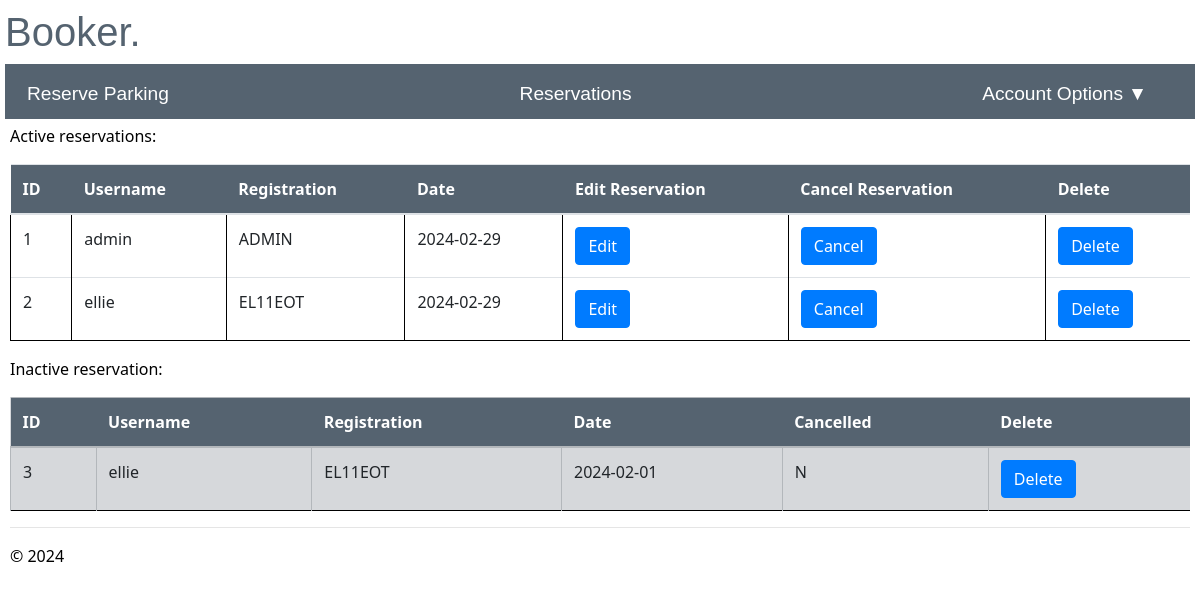
The app's page /reservations (signed in), older data.
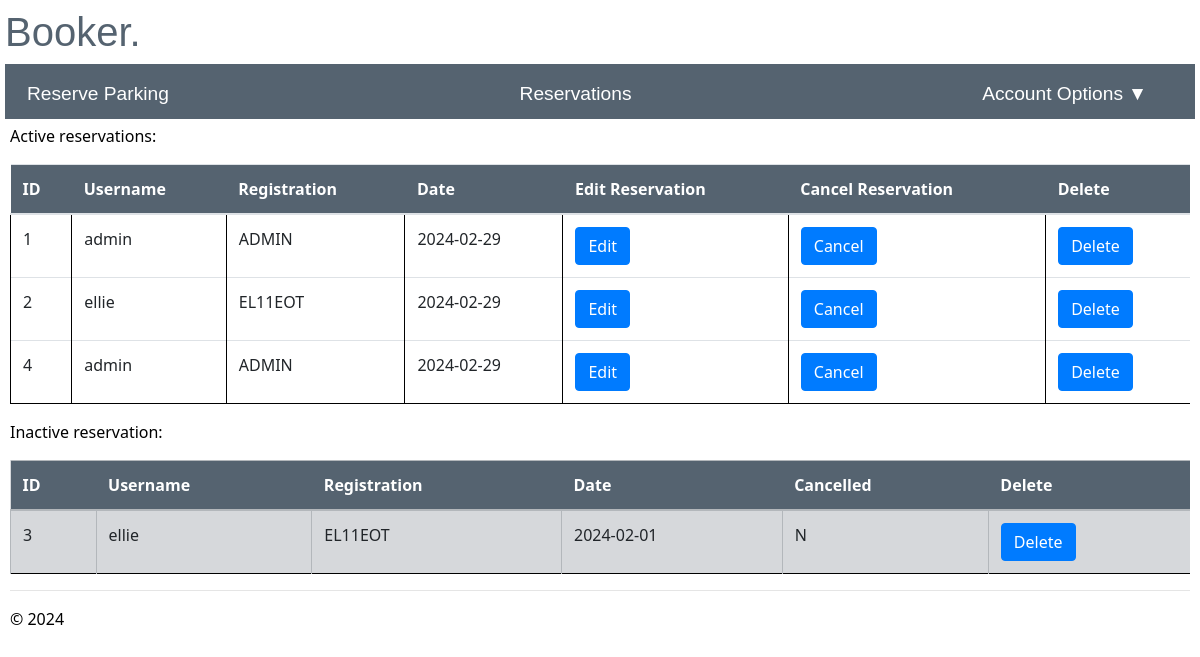
The same page, newer data.
### app/models/models.py (models this page shows)
class reserve(db.Model):
    __tablename__ = 'reserve'
    id = db.Column(db.Integer, primary_key=True, nullable=False)
    username = db.Column(db.String(20), db.ForeignKey('user.id'), nullable=False)
    registration = db.Column(db.String(9), nullable=False)
    date = db.Column(db.Integer,nullable=False)
    cancelled = db.Column(db.String(1), nullable=False, default='N')

### app/main/routes.py (the view, shortened to what this page needs)
@bp.route("/reservations")
@login_required
def reservations():
    if current_user.authorised =='Y':
        if current_user.role =='admin':
            active_reservations = reserve.query.filter(reserve.cancelled == 'N', reserve.date >= func.current_date()).all()
            inactive_reservations = reserve.query.filter(or_(reserve.cancelled == 'Y', reserve.date < func.current_date())).all()
            current_app.logger.info('Username: %s accessed reservations', current_user.username)
        return render_template("reservations.html", active_reservations=active_reservations, inactive_reservations=inactive_reservations)
    else:
        current_app.logger.warning('Username: %s attempted to access reservations when they are not authorised', current_user.username)
        flash("You are not authorised to access this page")
        return redirect(url_for("user.login"))

### app/__init__.py (called while the page is built)
def create_app():
    app = Flask(__name__)
    env_config = os.getenv("PROD_APP_SETTINGS", "config.Config")
    app.config.from_object(env_config)
    db.init_app(app)
    login_manager.init_app(app)
    app.logger.setLevel(logging.INFO)
    handler = RotatingFileHandler('app.log', maxBytes=10240, backupCount=10)
    handler.setLevel(logging.INFO)
    formatter = logging.Formatter('%(asctime)s - %(levelname)s - %(message)s', datefmt='%Y-%m-%d %H:%M:%S')
    handler.setFormatter(formatter)
    app.logger.addHandler(handler)
    from app.main import bp as main_bp
    app.register_blueprint(main_bp)
    from app.user import bp as user_bp
    app.register_blueprint(user_bp)
    from app.admin import bp as admin_bp
    app.register_blueprint(admin_bp)
    @login_manager.user_loader
    def load_user(user_id):
        return User.query.get(int(user_id))
    return app

### app/user/routes.py (called while the page is built)
@bp.before_app_request
def make_session_permanent():
    session.permanent = True
    current_app.permanent_session_lifetime = timedelta(seconds=30)

### app/main/templates/reservations.html (shortened to what this page needs)
{% extends "layout.html" %}
{% block content %}
<p>Active reservations:</p>
<table class="table table-hover">
  <thead class="active tables">
    <th>ID</th>
    <th>Username</th>
    <th>Registration</th>
    <th>Date</th>
    <th>Edit Reservation</th>
    <th>Cancel Reservation</th>
    {% if current_user.role == 'admin' %}
    <th>Delete</th>
    {% endif %}
  </thead>
  <tbody>
    {% for reservation in active_reservations %}
    <tr>
      <td>{{reservation.id}}</td>
      <td>{{reservation.username}}</td>
      <td>{{reservation.registration}}</td>
      <td>{{reservation.date}}</td>
      <td><a href='{{url_for("main.edit_reservations", id=reservation.id)}}' class='btn btn-primary'>Edit</a></td>
      <td>
        <form method="POST" action="/cancel_reservation/">
          <input type="submit" class='btn btn-primary' value='Cancel'>
        </form>
      </td>
      {% if current_user.role == 'admin' %}
      <td>
        <form method="POST" action="/delete_reservation/">
          <input type="submit" class='btn btn-primary' value="Delete" onclick='return confirm("Are you sure you want to delete this ticket?")'>
        </form>
      </td>
      {% endif %}
    </tr>
    {% endfor %}
  </tbody>
</table>
<p> Inactive reservation:</p>
<table class="table table-secondary">
  <thead class="inactive tables">
    <th>ID</th>
    <th>Username</th>
    <th>Registration</th>
    <th>Date</th>
    <th>Cancelled</th>
    {% if current_user.role == 'admin' %}
    <th>Delete</th>
    {% endif %}
  </thead>
  <tbody>
    {% for reservation in inactive_reservations %}
    <tr>
      <td>{{reservation.id}}</td>
      <td>{{reservation.username}}</td>
      <td>{{reservation.registration}}</td>
      <td>{{reservation.date}}</td>
      <td>{{reservation.cancelled}}</td>
      {% if current_user.role == 'admin' %}
      <td>
        <form method="POST" action="/delete_reservation/">
          <input type="submit" class='btn btn-primary' value="Delete" onclick='return confirm("Are you sure you want to delete this ticket?")'>
        </form>
      </td>
      {% endif %}
    </tr>
    {% endfor %}
  </tbody>
</table>
{% endblock %}

Row changes from the older to the newer data that the page shows:
added reserve: id "4", username "admin", registration "ADMIN", date "2024-02-29", shown under "Booker."
